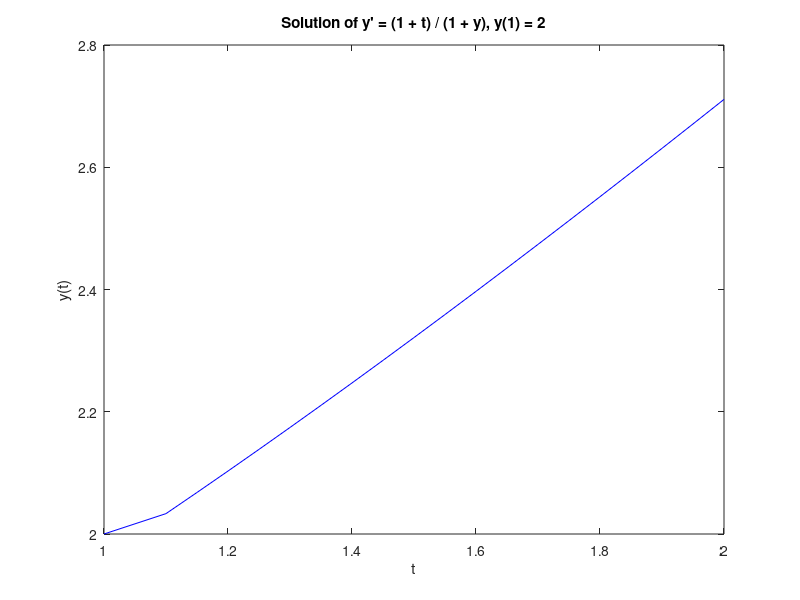

The MATLAB script that drew this image:
clc;
clear;
h = 0.05;
a = 1;
b = 2;
N = (b - a) / h;
w = zeros(1, N);
t = zeros(1, N);
t(1) = a;
w(1) = 2; % Initial value of y

for i = 2:N
    w(i) = w(i-1) + h * (1 + t(i-1)) / (1 + w(i-1));
    t(i) = a + i * h;
end

plot([a, t], [2, w], 'b-')
xlabel('t')
ylabel('y(t)')
title("Solution of y' = (1 + t) / (1 + y), y(1) = 2")
